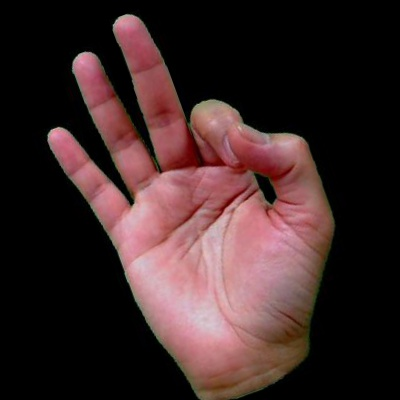
#> input picture CS428-CNN-1/datasets/no_filter_hand_gesture_dataset/nine/Sign 9 (197).jpeg, 400 x 400 px, found by its file name; its folder holds 4 pictures in this run
$ python converter.py
#> lines starting #> are read from the running program, lines starting #| are printed output that depends on the picture
from PIL import Image
import os

def convert_to_black_and_white(input_folder, output_folder):
    # Create output folder if it doesn't exist
    if not os.path.exists(output_folder):
        os.makedirs(output_folder)

    # Loop through all files in the input folder
    for filename in os.listdir(input_folder):
        if filename.lower().endswith(('.png', '.jpg', '.jpeg')):
            img_path = os.path.join(input_folder, filename)
            # Open an image file
            with Image.open(img_path) as img:
                # Convert the image to grayscale
#> img is the input picture: PIL image 400x400 RGB; mean R, G, B 60.3, 39.7, 39.7
                bw = img.convert('L')
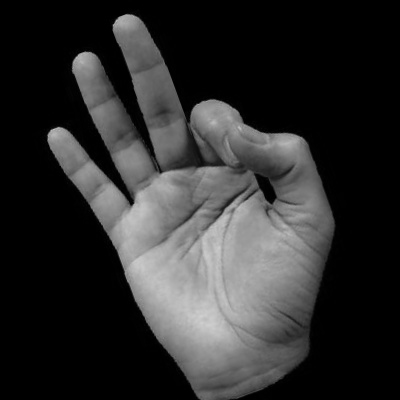
#> bw: PIL image 400x400 L; min 0, max 208, mean 45.8
                # Create output path
                output_path = os.path.join(output_folder, filename)
                # Save the new image
                bw.save(output_path)
#> pass 2 of the loop in convert_to_black_and_white, `for filename in os.listdir(input_folder):`:
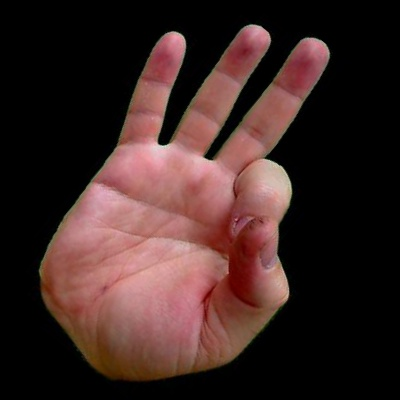
#> input picture CS428-CNN-1/datasets/no_filter_hand_gesture_dataset/nine/Sign 9 (382).jpeg, 400 x 400 px, found by its file name
#> in convert_to_black_and_white, img is the input picture: PIL image 400x400 RGB; mean R, G, B 61, 38.9, 36.3
#> in convert_to_black_and_white, `bw = img.convert('L')`:
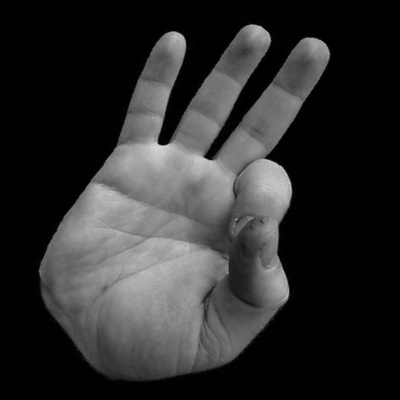
#> bw: PIL image 400x400 L; min 0, max 229, mean 45.2
#> pass 3 of the loop in convert_to_black_and_white, `for filename in os.listdir(input_folder):`:
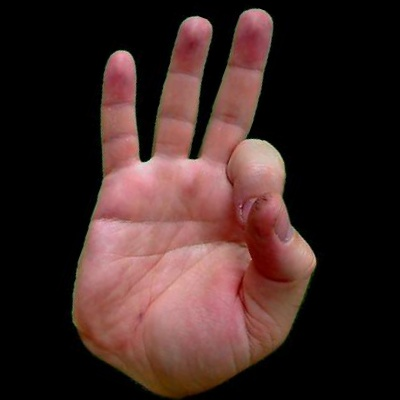
#> input picture CS428-CNN-1/datasets/no_filter_hand_gesture_dataset/nine/Sign 9 (384).jpeg, 400 x 400 px, found by its file name
#> in convert_to_black_and_white, img is the input picture: PIL image 400x400 RGB; mean R, G, B 61, 38.9, 36.3
#> in convert_to_black_and_white, `bw = img.convert('L')`:
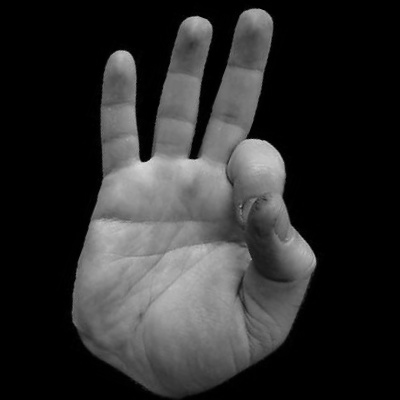
#> bw: PIL image 400x400 L; min 0, max 218, mean 45.2
#> the loop made 4 passes; the first 3 are shown

# Example usage
input_folder = '/Users/dancoblentz/Desktop/CS428-CNN-1/datasets/no_filter_hand_gesture_dataset/nine'
output_folder = '/Users/dancoblentz/Desktop/CS428-CNN-1/datasets/filtered_hand_gesture_dataset/nine'
convert_to_black_and_white(input_folder, output_folder)
